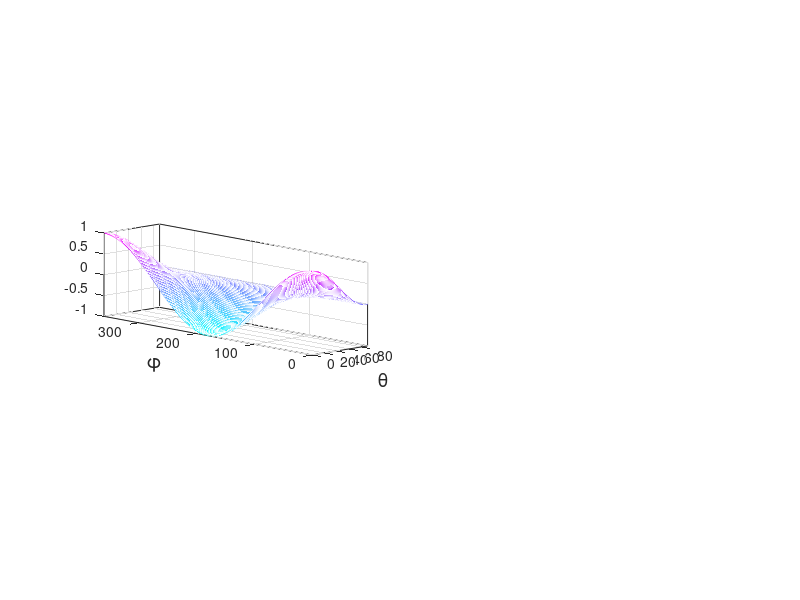

This chart was generated by the following MATLAB code: (Note: this script raises an error after producing the figure.)
%MODEL-BASED IMAGE ANALYSIS OF A TETHERED BROWNIAN FIBRE FOR SHEAR STRESS
%SENSING
%
% Generates figures from the paper
%
% Requires the relevant .csv files from epapers.bham.ac.uk
%
%% Figure 2
% Load from .csv
fig2 = csvread('figure2.csv',1,0);
theta = fig2(:,1);
phi = fig2(:,2);
alpha_t = fig2(:,3);
alpha_p = fig2(:,4);

% Reshape
nTh = length(unique(theta));
nPh = length(unique(phi));
theta = reshape(theta,[nPh,nTh]);
phi = reshape(phi,[nPh,nTh]);
alpha_t = reshape(alpha_t,[nPh,nTh]);
alpha_p = reshape(alpha_p,[nPh,nTh]);

% Plot
figure(2)
set(gcf,'position',[200 900 1040 424])
subplot(1,2,1)
mesh(theta,phi,alpha_t)
shading interp
set(gca, 'DataAspectRatio', [diff(get(gca, 'XLim')) ...
    diff(get(gca, 'XLim')) diff(get(gca, 'ZLim'))])
zlim([-1 1])
xlim([0 90])
ylim([0 360])
colormap(cool)
view(-43.1,10)
box on
ylabel('\phi','fontsize',14)
xlabel('\theta','fontsize',14)
zlabel('\alpha_\theta^\prime','rot',0,'fontsize',14)

subplot(1,2,2)
mesh(theta,phi,alpha_p)
shading interp
set(gca, 'DataAspectRatio', [diff(get(gca, 'XLim')) ...
    diff(get(gca, 'XLim')) diff(get(gca, 'ZLim'))])
zlim([-1 1])
xlim([0 90])
ylim([0 360])
colormap(cool)
view(-43.1,10)
box on
ylabel('\phi','fontsize',14)
xlabel('\theta','fontsize',14)
zlabel('\alpha_\phi^\prime','rot',0,'fontsize',14)

suptitle(['Components of the dimensionless rotational advection'...
    ' \alpha^\prime plotted for' ...
    ' 0^\circ \leq \phi < 360^\circ, 0^\circ\leq \theta \leq 90^\circ.'])

%% Figure 3
% Load from .csv
fig3 = csvread('figure3.csv',1,0);
theta = fig3(:,1);
D_tt = fig3(:,2);
D_pp = fig3(:,3);

% Plot
figure(3)
set(gcf,'position',[225 875 1040 424])
subplot(1,2,1)
plot(theta,D_tt)
box on
ylabel('D^\prime_{\theta\theta}','rot',0)
xlabel('\theta')

subplot(1,2,2)
plot(theta,D_pp)
box on
ylabel('D^\prime_{\phi\phi}','rot',0)
xlabel('\theta')

suptitle(['Non-zero components of the dimensionless diffusion matrix ' ...
    'D^\prime plotted against 0^\circ \leq \theta \leq 90^\circ'])


%% Figure 4
% Load from .csv
fig4 = csvread('figure4.csv',1,0);
Pe = fig4(:,1);
phi = fig4(:,2);
Phi = fig4(:,3);

% Reshape
nPe = length(unique(Pe));
nPh = length(unique(phi));
Pe = reshape(Pe,[nPh,nPe]);
phi = reshape(phi,[nPh,nPe]);
Phi = reshape(Phi,[nPh,nPe]);


figure(4)
set(gcf,'position',[250 850 1040 424])
subplot(1,2,1)
surfl(Pe,phi,Phi)
view(-43.1,10)
ylim([-180,180])
zlim([0 3.5])
colormap(summer)
shading interp
ylabel('\phi','fontsize',14)
xlabel('\theta','fontsize',14)
zlabel('\Phi','rot',0,'fontsize',14)

subplot(1,2,2)
surf(Pe,phi,Phi)
view(0,90)
ylim([-180,180])
colormap(summer)
box on
shading interp
ylabel('\phi','fontsize',14,'rot',0)
xlabel('\theta','fontsize',14)

suptitle(['Marginal probability density function \Phi, the steady ' ...
    'solution to the advection diffusion equation,\newline plotted with ' ...
    '-90^\circ \leq \phi \leq 90^\circ, and 1 \leq Pe \leq 200'])

%% Figure 5
% Load from .csv
fig5 = csvread('figure5.csv',1,0);
phiSim = fig5(:,1);
phiPrep = fig5(:,2);
phiNoPrep = fig5(:,3);

% Calculate differences with and without preprocessing
dFit = phiSim - phiPrep;
dNop = phiSim - phiNoPrep;

figure(5)
subplot(1,2,1)
set(gcf,'position',[275 825 1040 424])
[nFreqFit,edges] = histcounts(dFit,'binwidth',1);
nFreqFit = nFreqFit / length(phiPrep);
hbar = bar(edges(1:end-1) + (edges(2)-edges(1))/2, nFreqFit,1,'stacked');
set(hbar, 'FaceColor', [0.3,0.75,0.83], 'EdgeColor', 'k'); 
xlim([-90 90])
xlabel('$\phi - \bar{\phi}$','fontsize',14,'interpreter','latex')
box on
title('With preprocessing')

subplot(1,2,2)
[nFreqNop,edges] = histcounts(dNop,'binwidth',1);
nFreqNop = nFreqNop / length(phiNoPrep);
hbar = bar(edges(1:end-1) + (edges(2)-edges(1))/2, nFreqNop,1,'stacked');
set(hbar, 'FaceColor', [0.3,0.75,0.83], 'EdgeColor', 'k'); 
xlim([-90 90])
xlabel('$\phi - \bar{\phi}$','fontsize',14,'interpreter','latex')
box on
title('No preprocessing')

suptitle(['Relative frequency histograms of the error between the ' ...
    'simulated M13 angles and fit angles, with 1^\circ bin widths, ' ...
    'for the analysis of the image fitting procedure.'])

%% Figure 6
% Load from .csv
fig6 = csvread('figure6.csv',1,0);
PeSim = fig6(:,1);
PePrep = fig6(:,2);
PeNoPrep = fig6(:,3);

% Mean and standard devisations
muPrep = mean(PePrep - PeSim);
muNoPrep = mean(PeNoPrep - PeSim);
sigPrep = std(PePrep - PeSim);
sigNoPrep = std(PeNoPrep - PeSim);

% Lines of best fit
bfitPrep = polyfit(PeSim,PePrep,1);
bfitNoPrep = polyfit(PeSim,PeNoPrep,1);

figure(6)
set(gcf,'position',[300 800 1040 424])
subplot(1,2,1)
plot(PeSim,PeSim,'k'),hold on
plot(PeSim,PePrep,'b.','markersize',12)
plot(PeSim,PeNoPrep,'r.','markersize',12)
plot(PeSim,bfitPrep(2) + bfitPrep(1)*PeSim,'b--','linewidth',2)
plot(PeSim,bfitNoPrep(2) + bfitNoPrep(1)*PeSim,'r--','linewidth',2)
xlim([0 200])
box on
ylabel('$\overline{\mathrm{Pe}}$','fontsize',14,'interpreter','latex')
xlabel('$\mathrm{Pe}$','fontsize',14,'interpreter','latex')

subplot(1,2,2)
plot([1,225],muPrep*[1,1],'b'),hold on
plot([1,225],muPrep*[1,1] + 1.96*sigPrep,'b--'),hold on
plot([1,225],muPrep*[1,1] - 1.96*sigPrep,'b--'),hold on
plot(0.5*(PePrep+PeSim),(PePrep-PeSim),'b.','markersize',12)
plot([1,225],muNoPrep*[1,1],'r'),hold on
plot([1,225],muNoPrep*[1,1] + 1.96*sigNoPrep,'r--'),hold on
plot([1,225],muNoPrep*[1,1] - 1.96*sigNoPrep,'r--'),hold on
plot(0.5*(PeNoPrep+PeSim),(PeNoPrep-PeSim),'r.','markersize',12)
xlim([0 225])
ylabel('$\overline{\mathrm{Pe}} - \mathrm{Pe}$','fontsize',14, ...
    'interpreter','latex')
xlabel('$\left(\mathrm{Pe} + \overline{\mathrm{Pe}}\right)/2$', ...
    'fontsize',14,'interpreter','latex')

suptitle(['(a) plots the fit Peclet number against simulated Peclet ' ...
    'for analysis of the image fitting procedure. \newlineThe blue dots shows ' ...
    'what would be perfect correspondence between the fit and ' ...
    'simulated angles, \newline with the dotted lines being the line of best ' ...
    'fit to the data. \newline (b) shows the Bland-Altman plot testing the fit ' ...
    'data against simulated data with preprocessing (blue) and without '...
    '(red).\newline The solid lines show the mean of the difference for each ' ...
    'for each case, with the dotted lines being the 95% confidence ' ...
    'interval for the difference.']);

%% Figure 7
% Load from .csv
fig7 = csvread('figure7.csv',1,0);
phiSim = fig7(:,1);
phiFull = fig7(:,2);

% Calculate differences with and without preprocessing
dFull = phiSim - phiFull;

figure(5)
set(gcf,'position',[325 775 1040 424])
[nFreqFull,edges] = histcounts(dFull,'binwidth',1);
nFreqFull = nFreqFull / length(phiFull);
hbar = bar(edges(1:end-1) + (edges(2)-edges(1))/2, nFreqFull,1,'stacked');
set(hbar, 'FaceColor', [0.3,0.75,0.83], 'EdgeColor', 'k'); 
xlim([-90 90])
xlabel('$\phi - \bar{\phi}$','fontsize',14,'interpreter','latex')
box on

suptitle(['Relative frequency histograms of the error between the ' ...
    'simulated M13 angles and fit angles, with 1^\circ bin widths, ' ...
    'for the full analysis.'])

%% Figure 8
% Load from .csv
fig8 = csvread('figure8.csv',1,0);
Pe = fig8(:,1);
PeSim = fig8(:,2);
PeFull = fig8(:,3);

% Mean and standard devisations
muFull = mean(PeFull - PeSim);
sigFull = std(PeFull - PeSim);

% Lines of best fit
bfitFull = polyfit(PeSim,PeFull,1);

figure(8)
set(gcf,'position',[350 750 1040 424])
subplot(1,2,1)
plot(Pe,Pe,'k'),hold on
plot(Pe,PeFull,'b.','markersize',12)
plot(Pe,PeSim,'r.','markersize',12)
plot(Pe,bfitFull(2) + bfitFull(1)*Pe,'b--','linewidth',2)
xlim([0 200])
box on
ylabel('$\overline{\mathrm{Pe}}$','fontsize',14,'interpreter','latex')
xlabel('$\mathrm{Pe}$','fontsize',14,'interpreter','latex')

subplot(1,2,2)
plot([1,300],muFull*[1,1],'b'),hold on
plot([1,300],muFull*[1,1] + 1.96*sigFull,'b--'),hold on
plot([1,300],muFull*[1,1] - 1.96*sigFull,'b--'),hold on
plot(0.5*(PeFull+PeSim),(PeFull-PeSim),'b.','markersize',12)
xlim([0 300])
ylabel('$\overline{\mathrm{Pe}} - \mathrm{Pe}$','fontsize',14, ...
    'interpreter','latex')
xlabel('$\left(\mathrm{Pe} + \overline{\mathrm{Pe}}\right)/2$', ...
    'fontsize',14,'interpreter','latex')

suptitle(['(a) plots the fit Peclet number against simulated Peclet ' ...
    'for the full analysis. \newlineThe blue dots shows ' ...
    'what would be perfect correspondence between the fit and ' ...
    'simulated angles, \newline while the red dots show the ' ...
    'calculated Peclet number assuming the image analysis step is ' ...
    'perfect. The black line shows what would be perfect ' ...
    'correspondence, while the\newline dotted blue line is the line of best ' ...
    'fit to the data.\newline (b) shows the Bland-Altman plot, with the '...
    'dotted lines being the 95% confidence interval for the difference.'])

%% Figure 9
% Load from .csv
fig9 = csvread('figure9_10a_10b.csv',1,0);
WSS = fig9(:,1);
t = fig9(:,2);
phi = fig9(:,3);

figure(9)
set(gcf,'position',[375 725 1040 424])
colours = parula;
nC = size(colours,1);
hold on
for ii = 1:length(WSS)
    switch WSS(ii)
        case 3.5
            nColour = 1;
        case -3.5
            nColour = 2;
        case 2.5
            nColour = 3;
        case -2.5
            nColour = 4;
        case 1.5
            nColour = 5;
        case -1.5
            nColour = 6;
        case 1
            nColour = 7;
        case -1
            nColour = 8;
        case 0.5
            nColour = 9;
        otherwise
            nColour = 0;
    end
    
    if nColour == 0
        plot(t(ii),phi(ii),'.','color',[105,105,105]/255,'markersize',8)
    else
        plot(t(ii),phi(ii),'.','color', ...
            colours(round(nC/9 * (nColour-1)) + 1,:),'markersize',8)
    end
end
hold off
axis tight
box on
ylabel('\phi','fontsize',14,'rot',0)
xlabel('time','fontsize',14)

suptitle(['Plot showing the angels obtained by fitting to the raw ' ...
    'image data of Lobo et al [11].'])


%% Figure 10
% Load from .csv
fig10 = csvread('figure10c.csv',1,0);
WSS2 = fig10(:,1);
Pe = fig10(:,2);

% Calculate distributions of angles
pdfs = cell(5,1);
for ii = 1:5
    if ii == 1
        ind = find(abs(WSS) == 1);
    elseif ii == 2
        ind = find(abs(WSS) == 3.5);
    elseif ii == 3
        ind = find(abs(WSS) == 2.5);
    elseif ii == 4
        ind = find(abs(WSS) == 1.5);
    else
        ind = find(abs(WSS) == 0.5);
    end
    pdfs{ii} = fitdist(phi(ind),'Normal');
end

figure(10)
set(gcf,'position',[400 700 1040 424])
subplot(2,1,1)
fPhi = linspace(-90,90,5e2);
for ii = 1:5
    dum = pdf(pdfs{ii},fPhi);
    plot(fPhi,dum),hold on
end
hold off
box on
xlim([-90,90])
xlabel('\phi','fontsize',14)

subplot(2,2,3)
hold on
plot(WSS,phi,'k.','markersize',0.5)
for ii = 1:10
    if ii == 1
        ind = find(WSS == 3.5);
    elseif ii == 2
        ind = find(WSS == -3.5);
    elseif ii == 3
        ind = find(WSS == 2.5);
    elseif ii == 4
        ind = find(WSS == -2.5);
    elseif ii == 5
        ind = find(WSS == 1.5);
    elseif ii == 6
        ind = find(WSS == -1.5);
    elseif ii == 7
        ind = find(WSS == 1);
    elseif ii == 8
        ind = find(WSS == -1);
    elseif ii == 9
        ind = find(WSS == 0.5);
    else
        ind = find(WSS == 0);
    end
    
    mu = mean(phi(ind));
    sig = std(phi(ind));
    
    plot(WSS(ind),mu,'bx')
    plot(WSS(ind),mu + sig, 'bx')
    plot(WSS(ind),mu - sig, 'bx')
    plot(WSS(ind(1))*[1,1],mu + [-sig,sig],'b','linewidth',2);
end
box on
ylabel('\phi','rot',0)
xlabel('Nominal WSS (dyn cm$^{-2}$)','interpreter','latex')

subplot(2,2,4)
hold on
plot(WSS2(1),Pe(1),'.','markersize',10,'color',[0.5,0.5,0.5])
for ii = 2:length(WSS2)
    if WSS2(ii) > 0
        plot(WSS2(ii),Pe(ii),'b.','markersize',10)
    else
        plot(abs(WSS2(ii)),Pe(ii),'r.','markersize',10)
    end
end
box on
ylabel('Pe','rot',0)
xlabel('Nominal WSS (dyn cm$^{-2}$)','interpreter','latex')